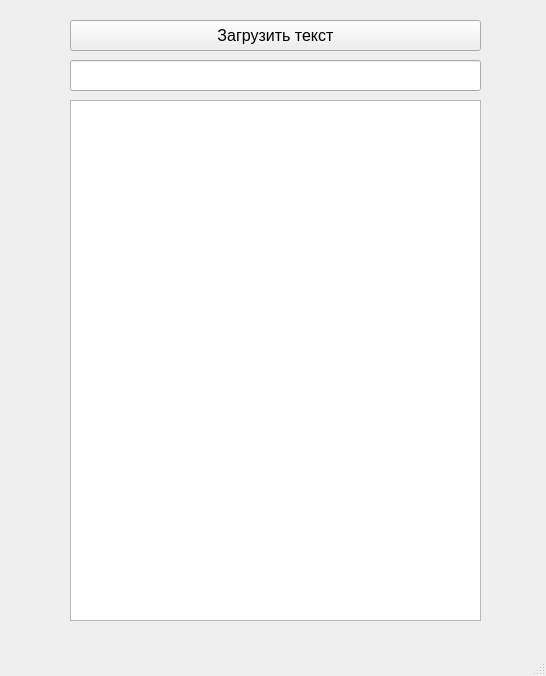
<?xml version="1.0" encoding="UTF-8"?>
<ui version="4.0">
 <class>MainWindow</class>
 <widget class="QMainWindow" name="MainWindow">
  <property name="geometry">
   <rect>
    <x>0</x>
    <y>0</y>
    <width>546</width>
    <height>676</height>
   </rect>
  </property>
  <property name="font">
   <font>
    <pointsize>12</pointsize>
   </font>
  </property>
  <property name="windowTitle">
   <string>MainWindow</string>
  </property>
  <widget class="QWidget" name="centralwidget">
   <widget class="QPushButton" name="btn">
    <property name="geometry">
     <rect>
      <x>70</x>
      <y>20</y>
      <width>411</width>
      <height>31</height>
     </rect>
    </property>
    <property name="text">
     <string>Загрузить текст</string>
    </property>
   </widget>
   <widget class="QTableWidget" name="table">
    <property name="geometry">
     <rect>
      <x>70</x>
      <y>100</y>
      <width>411</width>
      <height>521</height>
     </rect>
    </property>
   </widget>
   <widget class="QLineEdit" name="line">
    <property name="geometry">
     <rect>
      <x>70</x>
      <y>60</y>
      <width>411</width>
      <height>31</height>
     </rect>
    </property>
   </widget>
  </widget>
  <widget class="QMenuBar" name="menubar">
   <property name="geometry">
    <rect>
     <x>0</x>
     <y>0</y>
     <width>546</width>
     <height>27</height>
    </rect>
   </property>
  </widget>
  <widget class="QStatusBar" name="statusbar"/>
 </widget>
 <resources/>
 <connections/>
</ui>
